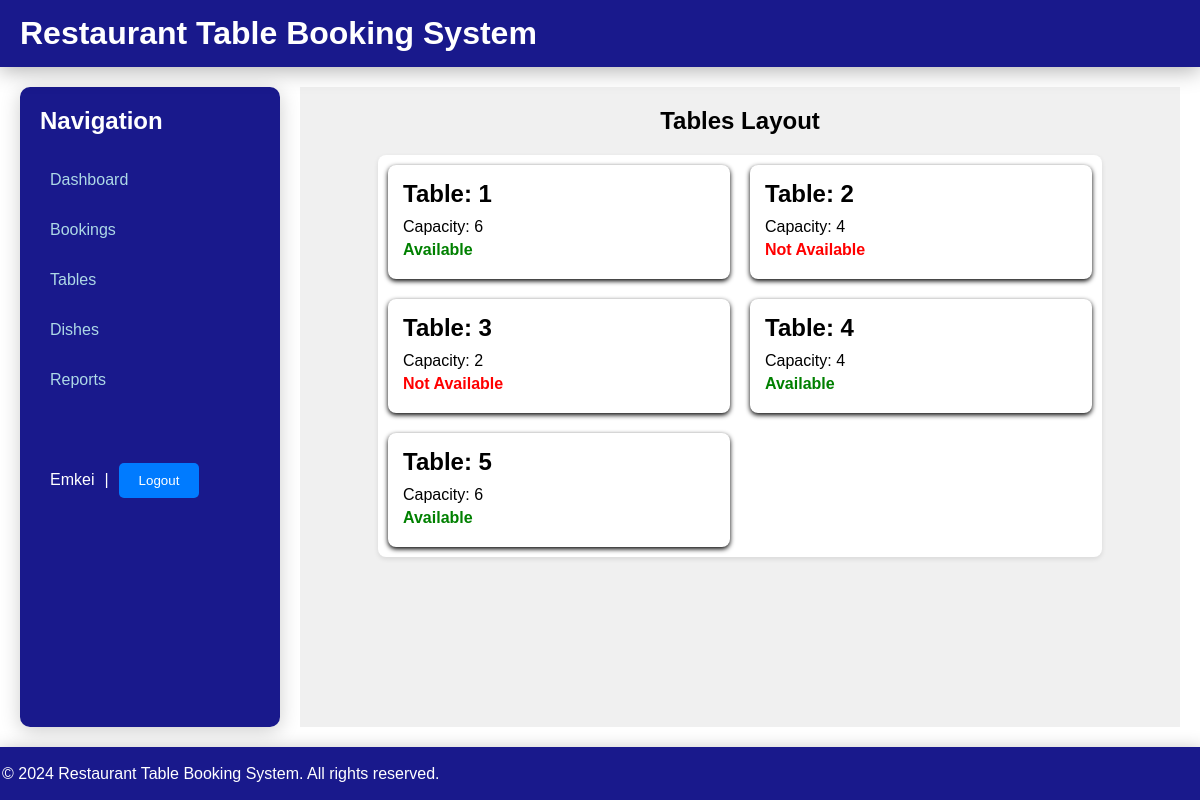
The page /tables/ (signed in) on the database its author committed.
### booking/models.py (models this page shows, shortened)
class Table(models.Model):
    number = models.IntegerField()
    capacity = models.IntegerField()
    is_available = models.BooleanField(default=True)

### booking/views.py (the view)
# urls.py: path('tables/', views.Tablesview, name='tables_list'),
def Tablesview(request):
    context ={
        'tables': tables,
    }
    return render(request, 'tables/table_list.html', context)

### booking/templates/tables/table_list.html (shortened to what this page needs)
{% extends 'index.html' %}
{% block content %}
<section class="restaurant-layout" style='flex-basis:80%;'>
    <h1>Tables Layout</h1>
    <div class="tables-container">
        {% for table in tables %}
            <div class="table-card">
                <h3 class="table-id">Table: {{ table.number }}</h3>
                <p class="table-capacity">Capacity: {{ table.capacity }}</p>
                <p class="table-availability">
                    {% if table.is_available %}
                        <span class="available">Available</span>
                    {% else %}
                        <span class="not-available">Not Available</span>
                    {% endif %}
                </p>
            </div>
        {% empty %}
            <div class="no-tables">No tables available.</div>
        {% endfor %}
    </div>
</section>
{% endblock %}

### booking/templates/index.html (shortened to what this page needs)
{% load static %}
<!DOCTYPE html>
<html lang="en">
<head>
    <link rel="stylesheet" href="{% static 'css/style.css' %}" />
</head>
<body>
    <header id="header">
        <nav class="navbar">
            <h1 class="logo">Restaurant Table Booking System</h1>
        </nav>
    </header>
    <main id="main-content">
        {% if user.is_authenticated %}
            <aside class="side-nav">
                <h2>Navigation</h2>
                <ul>
                    <li><a href="{% url 'home' %}">Dashboard</a></li>
                    <li><a href="{% url 'booking_list' %}">Bookings</a></li>
                    <li><a href="{% url 'tables_list' %}">Tables</a></li>
                    <li><a href="{% url 'dishes_list' %}">Dishes</a></li>
                    <li><a href="{% url 'reports-view' %}">Reports</a></li>
                </ul>
                <br />
                <div class="user-info">
                    <li>{{ user.username }}</li>
                    |
                    <form class="form-btn" action="{% url 'logout' %}" method="post">
                        <button type="submit">Logout</button>
                    </form>
                </div>
            </aside>
            {% block content %}{% endblock %}
        {% else %}
            <form class="form-container">
                <p>Kindly Login in to Access this Page</p>
                <a class="btn" href="/accounts/login">Login Here</a>
            </form>
        {% endif %}
    </main>
    <footer id="footer" style='padding: 2px;'>
        <p>© 2024 Restaurant Table Booking System. All rights reserved.</p>
    </footer>
</body>
</html>

### booking/static/css/style.css (style rules this page uses)
body { font-family: Arial, sans-serif; margin: 0; padding: 0; }
header, footer { color: white; display: flex; align-items: center; justify-content: space-between; text-align: left; background-color: rgba(51, 51, 51, 0.8); box-shadow: 0 4px 20px rgba(0, 0, 0, 0.3); padding: 10px 20px; padding: 15px 20px; box-shadow: 0 4px 20px rgba(0, 0, 0, 0.3); position: sticky; top: 0; z-index: 1000; }
.side-nav { background-color: #333; width: 200px; padding: 15px; color: #fff; box-shadow: 2px 0 5px rgba(0, 0, 0, 0.3); }
.side-nav h2 { margin-bottom: 1.5rem; color: #fff; }
.side-nav ul { list-style-type: none; padding: 0; }
.side-nav li { margin-bottom: 10px; }
.side-nav a { color: #fff; text-decoration: none; display: block; padding: 10px; border-top: 2px solid transparent; transition: background-color 0.3s, border-color 0.3s; }
.side-nav .user-info { display: flex; align-items: baseline; margin-top: 20px; list-style: none; text-transform: capitalize; }
.side-nav .user-info li, .side-nav .user-info .form-btn { margin: 10px; }
main { display: flex; justify-content: space-between; height: 80vh; padding-top: 10px; padding-bottom: 15px; }
.form-btn { display: inline; }
h2 { margin-bottom: 1.5rem; color: #333; }
button { background-color: #007BFF; color: #fff; border: none; padding: 0.75rem 1.5rem; cursor: pointer; border-radius: 5px; width: 100%; }

### booking/templates/tables/table_list.html (style rules this page uses)
.restaurant-layout { display: flex; flex-direction: column; align-items: center; background-color: #f0f0f0; }
.tables-container { display: grid; grid-template-columns: repeat(auto-fill, minmax(250px, 1fr)); gap: 20px; width: 80%; max-height: 400px; overflow-y: auto; padding: 10px; background-color: #fff; border-radius: 8px; box-shadow: 0 2px 5px rgba(0, 0, 0, 0.1); }
.table-card { background-color: #fff; border-radius: 8px; padding: 15px; box-shadow: 0 2px 5px rgba(0, 0, 0, 1); }
.table-id { font-size: 1.5em; margin: 0 0 10px; }
.table-capacity, .table-availability { font-size: 1em; margin: 0 0 5px; }
.available { color: green; font-weight: bold; }
.not-available { color: red; font-weight: bold; }

### rows shown on the page
Table: number "1", capacity "6", is_available "Available"
Table: number "2", capacity "4", is_available "Not Available"
Table: number "3", capacity "2", is_available "Not Available"
Table: number "4", capacity "4", is_available "Available"
Table: number "5", capacity "6", is_available "Available"

### other values the page prints
{{ user.username }} "Emkei"
